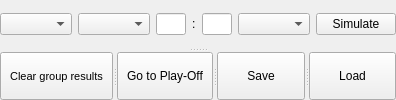
           <widget class="QSplitter" name="splitter_3">
            <property name="orientation">
             <enum>Qt::Vertical</enum>
            </property>
            <widget class="QWidget" name="layoutWidget">
             <layout class="QHBoxLayout" name="horizontalLayout_22">
              <item>
               <widget class="QComboBox" name="cbSimulate01Group">
                <property name="sizePolicy">
                 <sizepolicy hsizetype="Fixed" vsizetype="Fixed">
                  <horstretch>0</horstretch>
                  <verstretch>0</verstretch>
                 </sizepolicy>
                </property>
               </widget>
              </item>
              <item>
               <widget class="QComboBox" name="cbSimulate01Team1">
                <property name="sizePolicy">
                 <sizepolicy hsizetype="Expanding" vsizetype="Fixed">
                  <horstretch>0</horstretch>
                  <verstretch>0</verstretch>
                 </sizepolicy>
                </property>
               </widget>
              </item>
              <item>
               <widget class="QLineEdit" name="score01">
                <property name="sizePolicy">
                 <sizepolicy hsizetype="Minimum" vsizetype="Fixed">
                  <horstretch>0</horstretch>
                  <verstretch>0</verstretch>
                 </sizepolicy>
                </property>
                <property name="maximumSize">
                 <size>
                  <width>30</width>
                  <height>16777215</height>
                 </size>
                </property>
                <property name="inputMask">
                 <string comment="9"/>
                </property>
               </widget>
              </item>
              <item>
               <widget class="QLabel" name="label">
                <property name="text">
                 <string>:</string>
                </property>
               </widget>
              </item>
              <item>
               <widget class="QLineEdit" name="score02">
                <property name="sizePolicy">
                 <sizepolicy hsizetype="Minimum" vsizetype="Fixed">
                  <horstretch>0</horstretch>
                  <verstretch>0</verstretch>
                 </sizepolicy>
                </property>
                <property name="maximumSize">
                 <size>
                  <width>30</width>
                  <height>16777215</height>
                 </size>
                </property>
                <property name="inputMask">
                 <string comment="9"/>
                </property>
               </widget>
              </item>
              <item>
               <widget class="QComboBox" name="cbSimulate01Team2">
                <property name="sizePolicy">
                 <sizepolicy hsizetype="Expanding" vsizetype="Fixed">
                  <horstretch>0</horstretch>
                  <verstretch>0</verstretch>
                 </sizepolicy>
                </property>
               </widget>
              </item>
              <item>
               <widget class="QPushButton" name="startSimulationButton">
                <property name="sizePolicy">
                 <sizepolicy hsizetype="Fixed" vsizetype="Fixed">
                  <horstretch>0</horstretch>
                  <verstretch>0</verstretch>
                 </sizepolicy>
                </property>
                <property name="text">
                 <string>Simulate</string>
                </property>
               </widget>
              </item>
             </layout>
            </widget>
            <widget class="QSplitter" name="splitter_2">
             <property name="orientation">
              <enum>Qt::Horizontal</enum>
             </property>
             <widget class="QPushButton" name="applyDataButton">
              <property name="font">
               <font>
                <pointsize>8</pointsize>
               </font>
              </property>
              <property name="text">
               <string>Clear group results</string>
              </property>
             </widget>
             <widget class="QPushButton" name="startPlayOffStageButton">
              <property name="text">
               <string>Go to Play-Off</string>
              </property>
             </widget>
             <widget class="QSplitter" name="splitter">
              <property name="orientation">
               <enum>Qt::Horizontal</enum>
              </property>
              <widget class="QPushButton" name="saveTeamsButton">
               <property name="text">
                <string>Save</string>
               </property>
              </widget>
              <widget class="QPushButton" name="loadTeamsButton">
               <property name="text">
                <string>Load</string>
               </property>
              </widget>
             </widget>
            </widget>
           </widget>
